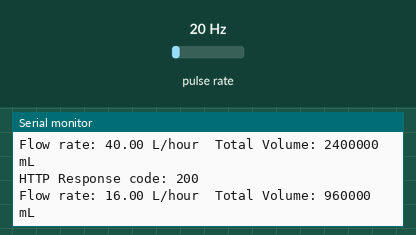
The sketch below on a simulated ESP32. Parts: the last lines printed to the serial monitor. Wiring (inferred from the names in the program): pulse sensor: data GPIO 5. The test bench sets the inputs (shaded band); at power-on: pulse rate 20 Hz. WiFi joins after 1.5 s; servers stay silent unless stated; uploads are accepted with an empty reply.

Above: at 3.2 s.
3.3 s: pulse rate (sensor on GPIO 5) set to 4 Hz
At 3.3 s:
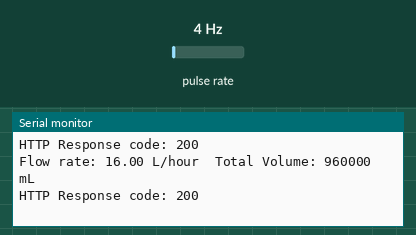
4.8 s: pulse rate (sensor on GPIO 5) set to 50 Hz
At 5.8 s:
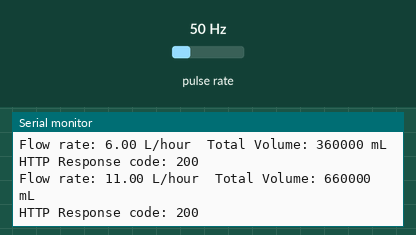
Timing chart, 0 to 7.8 s (numbered marks = the images above; inputs shaded):
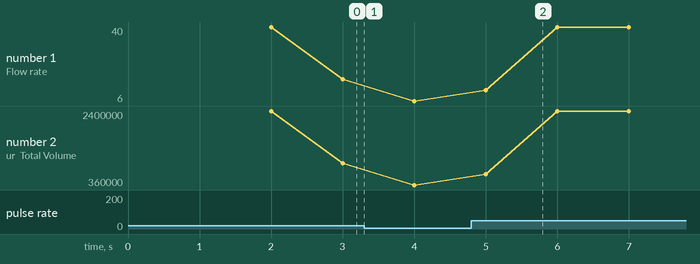

The sketch:

IoT-Device.ino
```cpp
#include <WiFi.h>
#include <HTTPClient.h>

const char* ssid = "iot"; // Replace with your SSID
const char* server = "beta-version-1.000webhostapp.com";
const String filename = "I001D";
const int sensorPin = 5;  // GPIO pin connected to the sensor
volatile unsigned int pulseCount = 0;
unsigned long previousMillis = 0;
const unsigned long sampleInterval = 1000;  // 1 second
const float calibrationFactor = 1.0;  // Adjust this value based on your sensor

void pulseCounter() {
  pulseCount++;
}

void setup() {
  Serial.begin(115200);
  pinMode(sensorPin, INPUT);
  attachInterrupt(digitalPinToInterrupt(sensorPin), pulseCounter, FALLING);

  // Connect to Wi-Fi
  WiFi.begin(ssid);
  while (WiFi.status() != WL_CONNECTED) {
    delay(1000);
    Serial.println("Connecting to WiFi...");
  }
  Serial.println("Connected to WiFi");
}

void loop() {
  unsigned long currentMillis = millis();

  if (currentMillis - previousMillis >= sampleInterval) {
    detachInterrupt(sensorPin);
    float flowRate = (pulseCount / calibrationFactor) / (sampleInterval / 1000.0);
    unsigned int totalMilliLitres = (flowRate * 60) * 1000;

    Serial.print("Flow rate: ");
    Serial.print(flowRate);
    Serial.print(" L/hour\tTotal Volume: ");
    Serial.print(totalMilliLitres);
    Serial.println(" mL");

    sendToServer(flowRate, totalMilliLitres);

    pulseCount = 0;
    previousMillis = currentMillis;
    attachInterrupt(digitalPinToInterrupt(sensorPin), pulseCounter, FALLING);
  }
}

void sendToServer(float flowRate, unsigned int totalVolume) {
  HTTPClient http;

  String url = "/iot-device.php"; // Adjust this to your API endpoint
  url += "?flowrate=" + String(flowRate);
  url += "&total_volume=" + String(totalVolume);
  url += "&filename=" + filename; // Include the filename parameter

  http.begin(server, 80, url);

  int httpResponseCode = http.GET();

  if (httpResponseCode > 0) {
    Serial.println("HTTP Response code: " + String(httpResponseCode));
  } else {
    Serial.println("Error in HTTP request");
  }

  http.end();
}
```

Measured:
- after the input at 4.8 s, the serial monitor: prints a new line after 0.20 s (image 2)
- plotted number 1: 16 → 6 after the input at 3.3 s
- plotted number 2: 960000 → 360000 after the input at 3.3 s
